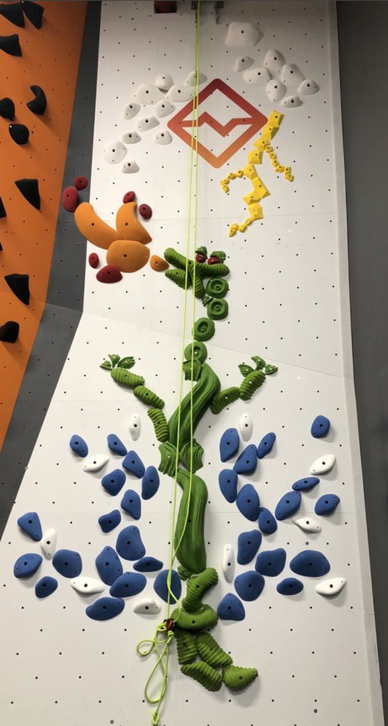
#> input picture Climbing/img.png, 388 x 726 px
$ python route_planner_backend.py img.png
#> lines starting #> are read from the running program, lines starting #| are printed output that depends on the picture; after the words box and inside, x2 and y2 are one past the last pixel; in counts of white or black regions, pixels touching at a corner belong together
"""route_planner_backend.py
A minimal offline backend prototype that
1. Detects climbing holds in an image using color-based detection.
2. Converts detected holds into a graph.
3. Finds an "optimal" route (bottom‑up shortest path) with simple heuristics.
4. Outputs ordered step instructions that the React front‑end can display.

Requirements (install via pip):
    pip install opencv-python networkx numpy

Assumptions:
- Camera perspective is roughly front‑on (no strong skew).
- Route criteria is: minimise total vertical distance + slight penalty for big
  horizontal moves.  Edit WEIGHT_HORIZ to change that.
"""

import os
import cv2
import numpy as np
import networkx as nx

# ---------------- Configuration ----------------
WEIGHT_HORIZ = 1.2    # cost multiplier for horizontal moves (>1 penalises lateral dynos)

# ---------------- Core Functions ---------------

def color_based_hold_detection(img_path):
    """Detect holds based on color"""
#> called with img_path = 'img.png'
    img = cv2.imread(img_path)
#> img is the input picture: shape (726, 388, 3); mean B, G, R 139.4, 154.1, 163.9
    if img is None:
        raise ValueError(f"Could not read image at {img_path}")

    height, width, _ = img.shape
#> height = 726; width = 388
    holds = []

    # Convert to HSV for better color detection
    hsv = cv2.cvtColor(img, cv2.COLOR_BGR2HSV)
#> hsv: shape (726, 388, 3); mean H, S, V 28.2, 57.5, 168.3

    # Define color ranges for different holds (green, blue, orange, yellow, red)
    color_ranges = [
        # Green holds
        (np.array([35, 50, 50]), np.array([85, 255, 255])),
        # Blue holds
        (np.array([90, 50, 50]), np.array([130, 255, 255])),
        # Orange/yellow holds
        (np.array([10, 50, 50]), np.array([30, 255, 255])),
        # Red holds (wraps around hue space)
        (np.array([0, 50, 50]), np.array([10, 255, 255])),
        (np.array([160, 50, 50]), np.array([180, 255, 255]))
    ]

    hold_id = 0
    for lower, upper in color_ranges:
        # Create mask and find contours
        mask = cv2.inRange(hsv, lower, upper)
        contours, _ = cv2.findContours(mask, cv2.RETR_EXTERNAL, cv2.CHAIN_APPROX_SIMPLE)

        for contour in contours:
            area = cv2.contourArea(contour)
            if area > 100:  # Filter small noise
                x, y, w, h = cv2.boundingRect(contour)
                x_c = x + w/2
                y_c = y + h/2
                holds.append({"id": hold_id, "x": float(x_c), "y": float(y_c), "w": float(w), "h": float(h)})
                hold_id += 1
#> this loop made 5 passes
#> pass 1, in color_based_hold_detection, `mask = cv2.inRange(hsv, lower, upper)`:
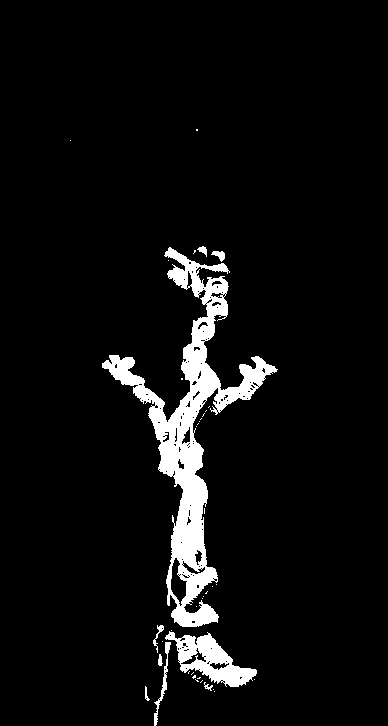
#> mask: shape (726, 388); 5.6% white; 39 white regions (30 under 20 px), largest, box (x1, y1, x2, y2) and area: (102, 247, 278, 627) 13059, (165, 631, 257, 687) 2150, (154, 642, 171, 726) 271
#> pass 2, in color_based_hold_detection, `mask = cv2.inRange(hsv, lower, upper)`:
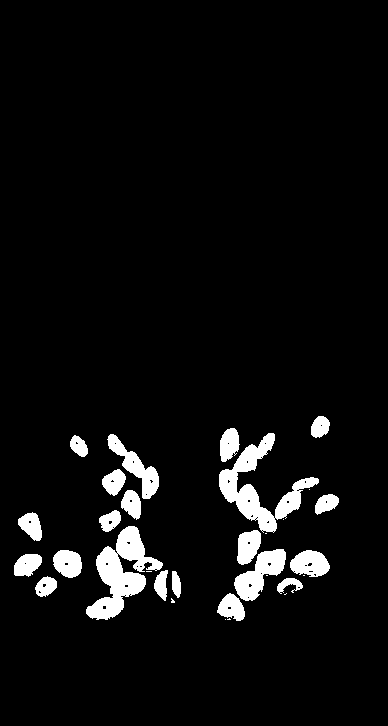
#> mask: shape (726, 388); 5.5% white; 31 white regions (10 under 20 px), largest, box (x1, y1, x2, y2) and area: (86, 526, 163, 620) 3054, (219, 433, 319, 533) 2954, (234, 549, 286, 601) 1327
#> pass 3, in color_based_hold_detection, `mask = cv2.inRange(hsv, lower, upper)`:
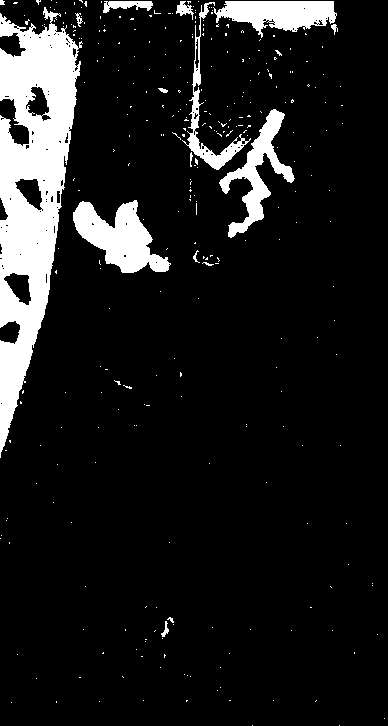
#> mask: shape (726, 388); 11% white; 312 white regions (296 under 20 px), largest, box (x1, y1, x2, y2) and area: (0, 7, 83, 458) 18678, (73, 200, 171, 273) 3689, (213, 1, 337, 38) 2768
#> after the loop:
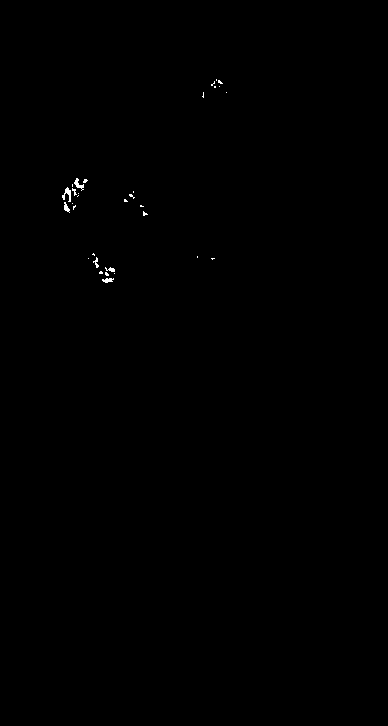
#> mask: shape (726, 388); 0.15% white in thin lines or dots, all inside (x1, y1, x2, y2) = (62, 79, 227, 283)
#> after the loop, hold_id = 40; holds = 40 items

    print(f"Detected {len(holds)} holds using color detection")
#| Detected 40 holds using color detection
    return holds


def build_hold_graph(holds):
    """Create a graph where each hold is a node; edges weighted by cost of moving."""
    G = nx.DiGraph()
    # Sort by vertical position (top of image is y=0)
    holds_sorted = sorted(holds, key=lambda h: h["y"], reverse=False)  # top‑down

    for h in holds_sorted:
        G.add_node(h["id"], **h)

    for i, src in enumerate(holds_sorted):
        for j, dst in enumerate(holds_sorted):
            if dst["y"] > src["y"]:  # only connect upward moves
                dx = abs(dst["x"] - src["x"])
                dy = abs(dst["y"] - src["y"])
                cost = dy + WEIGHT_HORIZ * dx
                G.add_edge(src["id"], dst["id"], weight=cost)
    return G


def find_optimal_route(G):
    """Return list of hold ids representing cheapest path from lowest to highest hold."""
    # source nodes ~ bottom 20% of image; target nodes ~ top 20%
    ys = np.array([d["y"] for _, d in G.nodes(data=True)])
    y_max, y_min = ys.max(), ys.min()

    low_ids = [n for n, d in G.nodes(data=True) if d["y"] >= y_max - 0.2 * (y_max - y_min)]
    top_ids = [n for n, d in G.nodes(data=True) if d["y"] <= y_min + 0.2 * (y_max - y_min)]

    best_cost = np.inf
    best_path = None

    for s in low_ids:
        for t in top_ids:
            try:
                path = nx.shortest_path(G, s, t, weight="weight")
                cost = nx.path_weight(G, path, weight="weight")
                if cost < best_cost:
                    best_cost = cost
                    best_path = path
            except nx.NetworkXNoPath:
                continue
    return best_path or []


def route_to_steps(route, G):
    """Convert list of node ids to human‑readable steps with coordinates."""
    steps = []
    for idx, node_id in enumerate(route):
        data = G.nodes[node_id]
        steps.append(
            {
                "step": idx + 1,
                "x": int(data["x"]),
                "y": int(data["y"]),
                "instruction": f"Step {idx+1}: move to hold at (x={int(data['x'])}, y={int(data['y'])})",
            }
        )
    return steps

def visualize_route(img_path, steps):
    """Visualize the detected holds and route on the image"""
    img = cv2.imread(img_path)
    if img is None:
        raise ValueError(f"Could not read image at {img_path}")

    # Draw detected holds and route
    for i, step in enumerate(steps):
        x, y = step["x"], step["y"]
        # Draw circle for hold position
        cv2.circle(img, (x, y), 15, (0, 255, 0), 2)
        # Draw step number
        cv2.putText(img, str(step["step"]), (x + 20, y), cv2.FONT_HERSHEY_SIMPLEX, 1, (0, 255, 0), 2)

        # Draw line for route
        if i < len(steps) - 1:
            next_x, next_y = steps[i + 1]["x"], steps[i + 1]["y"]
            cv2.line(img, (x, y), (next_x, next_y), (255, 0, 0), 2)

    # Save the visualization
    output_path = "climbing_route_visualization.jpg"
    cv2.imwrite(output_path, img)
    print(f"Route visualization saved to {output_path}")
    return output_path

# ---------------- CLI / Demo ------------------
if __name__ == "__main__":
    import argparse, json

    parser = argparse.ArgumentParser(description="Compute optimal climbing route from image")
    parser.add_argument("image", help="Path to climbing wall image")
    parser.add_argument("--json_out", default="route.json", help="Where to save route JSON")
    parser.add_argument("--visualize", action="store_true", help="Visualize detected route")
    args = parser.parse_args()

    holds = color_based_hold_detection(args.image)
#> holds = 40 items
    if len(holds) < 2:
        raise SystemExit("Not enough holds detected – check image quality or adjust color ranges.")

    G = build_hold_graph(holds)
#> the loop in build_hold_graph, `for h in holds_sorted:` made 40 passes
#> h on passes 1 to 12: {'id': 30, 'x': 128, 'y': 7, 'w': 50, 'h': 12}, {'id': 29, 'x': 185, 'y': 10.5, 'w': 18, 'h': 19}, {'id': 28, 'x': 275, 'y': 19.5, 'w': 124, 'h': 37}, {'id': 39, 'x': 43.5, 'y': 52, 'w': 87, 'h': 104}, {'id': 27, 'x': 216.5, 'y': 86, 'w': 69, 'h': 168}, {'id': 37, 'x': 43.5, 'y': 107.5, 'w': 25, 'h': 47}, {'id': 38, 'x': 232.5, 'y': 113.5, 'w': 69, 'h': 71}, {'id': 36, 'x': 180, 'y': 122.5, 'w': 26, 'h': 47}, {'id': 35, 'x': 66, 'y': 123, 'w': 14, 'h': 42}, {'id': 25, 'x': 257, 'y': 173.5, 'w': 76, 'h': 129}, {'id': 34, 'x': 58.5, 'y': 195, 'w': 59, 'h': 40}, {'id': 33, 'x': 129.5, 'y': 197.5, 'w': 13, 'h': 13}
#> the loop in build_hold_graph, `for i, src in enumerate(holds_sorted):` made 40 passes
    route = find_optimal_route(G)
#> route = []

    if not route:
#> (the run stopped early here; a loop or call above may not have finished)
